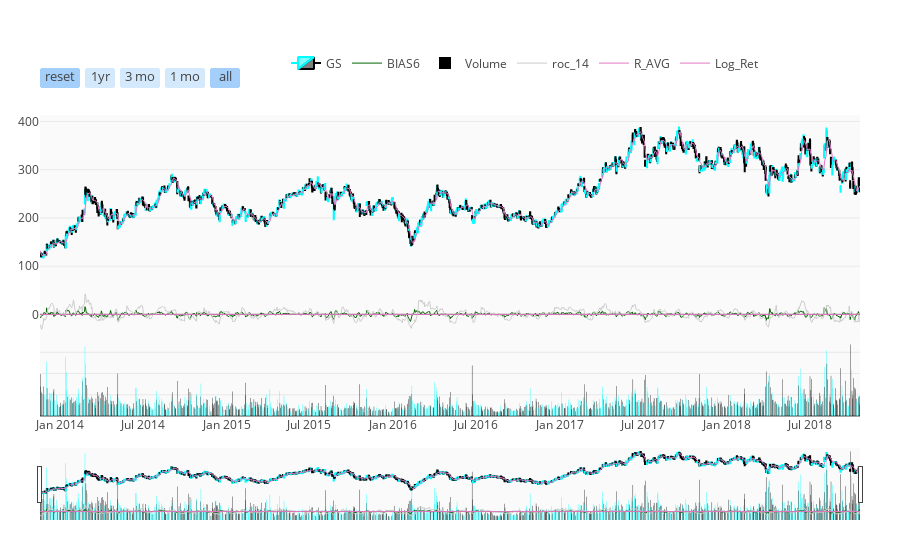

Notebook code cell kept with this figure:
### Code cell
iplot( fig, filename = 'candlestick_roc_plotting', validate = False )

### Figure 1 — Plotly figure (JSON) as saved in the notebook; plotly's stock layout.template omitted (floating-point values rounded to 4 significant figures; data arrays with more than 128 entries replaced by an {"elided": "..."} marker saying what was removed)
{"data": [{"close": {"elided": "1239 float values"}, "decreasing": {"line": {"color": "#000000"}}, "high": {"elided": "1239 float values"}, "increasing": {"line": {"color": "#00FFFF"}}, "low": {"elided": "1239 float values"}, "name": "GS", "open": {"elided": "1239 float values"}, "type": "candlestick", "x": {"elided": "1239 str values"}, "yaxis": "y2"}, {"line": {"width": 1}, "marker": {"color": "darkgreen"}, "mode": "lines", "name": "BIAS6", "type": "scatter", "x": {"elided": "1239 str values"}, "y": {"elided": "1239 float values"}, "yaxis": "y2"}, {"marker": {"color": {"elided": "1239 str values"}}, "name": "Volume", "type": "bar", "x": {"elided": "1239 str values"}, "y": {"elided": "1239 int values"}, "yaxis": "y"}, {"legendgroup": "roc_14", "line": {"width": 1}, "marker": {"color": "#ccc"}, "name": "roc_14", "type": "scatter", "x": {"elided": "1239 str values"}, "y": {"elided": "1239 float values"}, "yaxis": "y2"}, {"line": {"width": 1}, "marker": {"color": "#E377C2"}, "name": "R_AVG", "showlegend": true, "type": "lines", "x": {"elided": "1239 str values"}, "y": {"elided": "1239 float values"}, "yaxis": "y2"}, {"line": {"width": 1}, "marker": {"color": "#E377C2"}, "name": "Log_Ret", "showlegend": true, "type": "lines", "x": {"elided": "1239 str values"}, "y": {"elided": "1239 float values"}, "yaxis": "y2"}], "layout": {"legend": {"orientation": "h", "x": 0.3, "y": 0.9, "yanchor": "bottom"}, "margin": {"b": 40, "l": 40, "r": 40, "t": 40}, "plot_bgcolor": "rgb(250, 250, 250)", "xaxis": {"rangeselector": {"bgcolor": "rgba(150, 200, 250, 0.4)", "buttons": [{"count": 1, "label": "reset", "step": "all"}, {"count": 1, "label": "1yr", "step": "year", "stepmode": "backward"}, {"count": 3, "label": "3 mo", "step": "month", "stepmode": "backward"}, {"count": 1, "label": "1 mo", "step": "month", "stepmode": "backward"}, {"step": "all"}], "font": {"size": 13}, "visibe": true, "x": 0, "y": 0.9}}, "yaxis": {"domain": [0, 0.2], "showticklabels": false}, "yaxis2": {"domain": [0.2, 0.8]}}}
